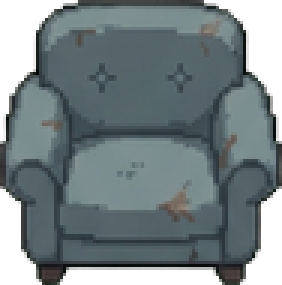
#> input picture assets/art/props/interior/armchair.png, 94 x 95 px, given in place of haemu_tiles.jpg, which was not available (shown 3 times larger)
$ python build_interior.py
#> lines starting #> are read from the running program, lines starting #| are printed output that depends on the picture
"""실내 타일·가구 정리 도구 – 해무 톤 (Gemini 초록 배경 시트 → Godot용 PNG).

사용: python3 tools/sprite_cleanup/build_interior.py
  입력: tools/sprite_cleanup/src/map/haemu_tiles.jpg       바닥·벽 타일 시트 (4×4, 한 칸 = 타일 2×2)
        tools/sprite_cleanup/src/map/haemu_props_room.jpg  병실 공통 가구·문·창
        tools/sprite_cleanup/src/map/legacy_props/          아직 해무 톤으로 다시 받지 않은 가구 (색만 해무 톤으로 바꿔 씀)
  출력: assets/art/tiles/interior.png (64px 타일 아틀라스)
        assets/art/props/interior/<이름>.png + props.json

이전(따뜻한 갈색) 버전 도구는 build_interior_warm_old.py 로 남겨 둠.
"""
import json
import sys
from pathlib import Path

import numpy as np
from PIL import Image, ImageEnhance
from scipy import ndimage as ndi

sys.path.insert(0, str(Path(__file__).parent))
from clean_chroma import hq_resize, hq_resize_xy  # noqa: E402

ROOT = Path(__file__).resolve().parents[2]
SRC = Path(__file__).parent / "src" / "map"
OUT_TILES = ROOT / "assets/art/tiles"
OUT_PROPS = ROOT / "assets/art/props/interior"
T = 64
ATLAS = (12, 9)

# ── 타일 시트: 칸 [x0, y0, x1, y1] (원본 2048px) → 아틀라스 위치(타일 단위), 2×2 블록 ──
TILE_SRC = "haemu_tiles.jpg"
FLOOR_BLOCKS = {
    "wood_a": ((25, 25, 508, 508), (0, 0)),
    "wood_b": ((529, 25, 1013, 508), (2, 0)),
    "gray_tile": ((1035, 529, 1519, 1013), (4, 0)),      # 주방·투약실
    "bath_hex": ((1540, 24, 2024, 508), (6, 0)),        # 욕실
    "floral": ((1034, 24, 1519, 508), (8, 2)),          # 복도
    "lobby": ((25, 529, 508, 1013), (0, 2)),
    "dining": ((529, 529, 1014, 1014), (2, 2)),
}
RUG = (1541, 529, 2023, 1013)                           # 러그는 이어지지 않는 한 장 그림 → 가구로
WALL_TOP_CELL = (24, 1035, 507, 1519)                   # 몰딩 + 회벽
WALL_BOTTOM_CELL = (1035, 1035, 1519, 1519)             # 회벽 + 판벽
WALL_TOP_V = (24, 1542, 507, 2027)                      # 세로 벽 윗면
WALL_TOP_H = (529, 1542, 1013, 2027)                    # 가로 벽 윗면
WALL_AT = (4, 2)
WALL_AUTO_AT = (6, 5)   # 벽 윗면 16종. 번호 = 위1 + 오른쪽2 + 아래4 + 왼쪽8 (그쪽도 벽 윗면이면 켜짐)

# ── 가구 시트 (원본 1792×2400): 이름 → 상자, 배율 규칙 ──
PROP_SRC = "haemu_props_room.jpg"
K = 128 / 406           # 침대 폭(406px)이 타일 2칸이 되는 배율
PROPS = {
    "bed": ((110, 95, 516, 774), K),
    "nightstand": ((699, 147, 892, 378), K),
    "window": ((1110, 100, 1630, 505), K),
    "vase_table": ((693, 476, 913, 823), K),        # 꽃 꽂힌 원탁
    "table_small": ((1055, 554, 1276, 822), K),     # 빈 꽃병 원탁
    "chair": ((1450, 512, 1645, 836), K),
    "suitcase": ((150, 924, 421, 1189), K),
    "wardrobe": ((581, 882, 912, 1303), K),
    "armchair": ((1026, 916, 1325, 1218), K),
    "plant": ((1461, 947, 1652, 1204), K),
    "door": ((123, 1450, 413, 1932), ("h", 184)),
    "exit_door": ((1077, 1362, 1658, 1973), ("h", 184)),
    "frame_photo": ((1044, 2099, 1264, 2302), 0.26),
    "frame_empty": ((1474, 2099, 1692, 2302), 0.26),
}
# 2차 가구 시트들: (원본 파일, 상자, 맞출 크기 ("w"|"h", px), 조각 모두 유지?)
PROPS2 = {
    # 원장실·투약실·로비·철문 (haemu_props_office.jpg)
    "director_desk": ("haemu_props_office.jpg", (59, 61, 700, 624), ("w", 192)),
    "bookshelf": ("haemu_props_office.jpg", (759, 61, 1186, 624), ("w", 128)),
    "certificate": ("haemu_props_office.jpg", (1546, 178, 1730, 323), ("w", 48)),
    "certificate_b": ("haemu_props_office.jpg", (1540, 442, 1736, 586), ("w", 48)),
    "med_cabinet": ("haemu_props_office.jpg", (55, 686, 450, 1200), ("w", 128)),
    "clock": ("haemu_props_office.jpg", (1535, 660, 1725, 1200), ("w", 60)),
    "fireplace": ("haemu_props_office.jpg", (867, 720, 1439, 1196), ("w", 192)),
    "med_cart": ("haemu_props_office.jpg", (535, 881, 778, 1199), ("w", 62)),
    "entrance_door": ("haemu_props_office.jpg", (55, 1255, 636, 1808), ("h", 184)),
    "umbrella_stand": ("haemu_props_office.jpg", (716, 1456, 907, 1799), ("w", 52)),
    # 정면으로 다시 받은 것
    "sofa": ("haemu_sofa.jpg", (108, 115, 2445, 1186), ("w", 200)),
    "dining_table": ("haemu_dining_table.jpg", (191, 92, 2030, 1939), ("w", 168)),
    "file_cabinet": ("haemu_file_cabinet.jpg", (216, 191, 1611, 2284), ("w", 62)),
    # 주방·욕실 (haemu_props_kitchen_bath.jpg)
    "kitchen_counter": ("haemu_props_kitchen_bath.jpg", (112, 53, 1680, 569), ("w", 288)),
    "stove": ("haemu_props_kitchen_bath.jpg", (230, 668, 666, 1310), ("w", 112)),
    "cupboard_glass": ("haemu_props_kitchen_bath.jpg", (988, 668, 1606, 1499), ("w", 124)),
    "cupboard": ("haemu_props_kitchen_bath.jpg", (95, 1429, 649, 2293), ("w", 112)),
    "bath_sink": ("haemu_props_kitchen_bath.jpg", (1001, 1622, 1239, 2010), ("w", 56)),
    "bath_mirror": ("haemu_props_kitchen_bath.jpg", (1436, 1648, 1703, 1980), ("w", 52)),
    "toilet": ("haemu_props_kitchen_bath.jpg", (1462, 2022, 1673, 2398), ("w", 48)),
    "bath_mirror_sq": ("haemu_props_kitchen_bath.jpg", (977, 2051, 1267, 2343), ("w", 56)),
    # 공용 화장실: 긴 세면대는 1차 시트, 나머지는 2차 시트 (정면 시점, 변기 몸통 폭 280px → 50px 배율 0.179)
    "stall_divider": ("haemu_props_restroom2.jpg", (502, 127, 585, 947), ("wh", (15, 196))),        # 옆 칸막이 (뒷벽에서 앞으로)
    "stall_divider_paper": ("haemu_props_restroom2.jpg", (813, 127, 944, 947), ("wh", (24, 196))),  # 휴지걸이 달린 것
    "wash_counter": ("haemu_props_restroom.jpg", (834, 1669, 1680, 2264), ("w", 154)),
    "toilet_b": ("haemu_props_restroom2.jpg", (1365, 220, 1645, 787), ("w", 50)),
    "toilet_accessible": ("haemu_props_restroom2.jpg", (114, 1087, 663, 1641), ("w", 98)),
    "towel_dispenser": ("haemu_props_restroom2.jpg", (892, 1149, 1112, 1421), ("w", 39)),
    "trash_bin": ("haemu_props_restroom2.jpg", (1406, 1118, 1610, 1432), ("w", 36)),
    "wide_mirror": ("haemu_props_restroom2.jpg", (861, 1597, 1654, 2021), ("w", 140)),
    # 채린 방·보호자실·빈 병실 (haemu_props_rooms.jpg)
    "chaerin_bed": ("haemu_props_rooms.jpg", (154, 132, 566, 762), ("w", 128)),
    "vanity": ("haemu_props_rooms.jpg", (835, 125, 1213, 777), ("w", 116)),
    "crayon_drawings": ("haemu_props_rooms.jpg", (1368, 134, 1898, 352), ("w", 132), True),
    "scrapbook_table": ("haemu_props_rooms.jpg", (1445, 467, 1837, 714), ("w", 112)),
    "doll_shelf": ("haemu_props_rooms.jpg", (145, 846, 576, 1227), ("w", 120), True),
    "cot": ("haemu_props_rooms.jpg", (805, 861, 1100, 1392), ("w", 96)),
    "cot_empty": ("haemu_props_rooms.jpg", (1163, 861, 1433, 1392), ("w", 90)),
    "camcorder_side": ("haemu_props_rooms.jpg", (1651, 842, 1821, 1212), ("h", 116)),
    "bed_bare": ("haemu_props_rooms.jpg", (1528, 1276, 1904, 1899), ("w", 128)),
    "camcorder": ("haemu_props_rooms.jpg", (150, 1373, 367, 1899), ("h", 116)),
    "covered_furniture": ("haemu_props_rooms.jpg", (1031, 1523, 1448, 1894), ("w", 120)),
    "tape_box": ("haemu_props_rooms.jpg", (415, 1655, 626, 1838), ("w", 54)),
    "suitcase_open": ("haemu_props_rooms.jpg", (692, 1573, 983, 1884), ("w", 88)),
}
LEGACY = ["mirror", "sink", "desk", "door_b"]


# [40 lines left out: functions key, cut, fogify, not called in this run]


def build_tiles():
    img = Image.open(SRC / TILE_SRC).convert("RGB")
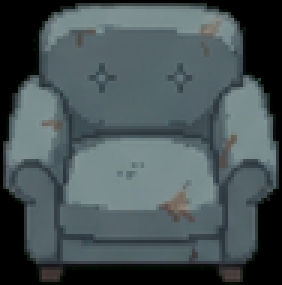
#> img: PIL image 94x95 RGB (shown 3 times larger); mean R, G, B 70.7, 82.3, 85.3

    def cell(box, inset=6, n=2):
        x0, y0, x1, y1 = box
        return img.crop((x0 + inset, y0 + inset, x1 - inset, y1 - inset)).resize((n * T, n * T), Image.LANCZOS)

    atlas = Image.new("RGBA", (ATLAS[0] * T, ATLAS[1] * T), (0, 0, 0, 0))
#> atlas: PIL image 768x576 RGBA; every value is 0
    for box, (ax, ay) in FLOOR_BLOCKS.values():
        atlas.paste(cell(box), (ax * T, ay * T))
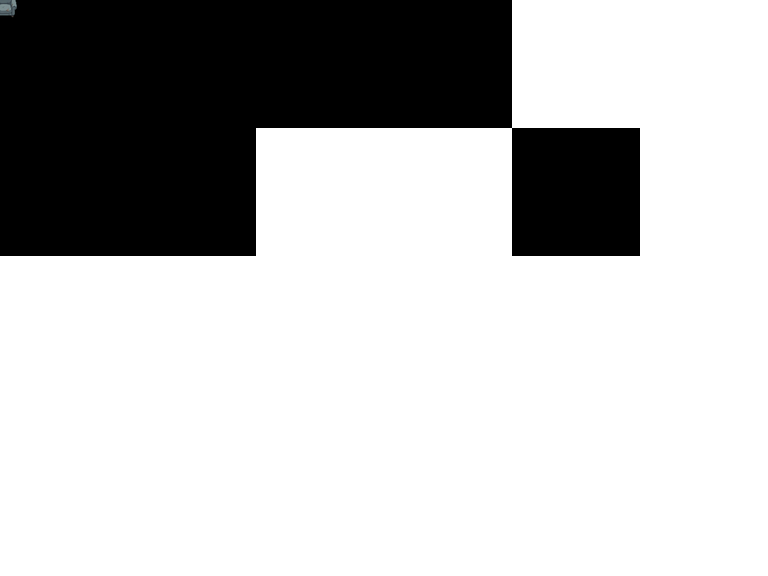
#> atlas: PIL image 768x576 RGBA; mean R, G, B, A 0.1, 0.1, 0.1, 66.1; transparent parts drawn white

    # 벽 앞면 128×192: 몰딩 띠 + 평평한 회벽 + 판벽 띠 (칸 가장자리의 얼룩은 이어 붙이면 이음매가 되므로 회벽은 평평하게)
    top, bottom = cell(WALL_TOP_CELL, inset=8), cell(WALL_BOTTOM_CELL, inset=8)
#> in cell (call 8), `return img.crop((x0 + inset, y0 + inset, x1 - inset, y1 - inset)).resi..`: returned value: PIL image 128x128 RGB; every value is 0

    def lum(im):
        return np.array(im.convert("L")).astype(int)[:, 32:96].mean(1)

    lt, lb = lum(top), lum(bottom)
#> lt = 128 values from 0 to 0; lb = 128 values from 0 to 0
    m = int(np.argmax(lt > 190))                        # 몰딩이 끝나는 줄
#> m = 0
    w0 = int(len(lb) - np.argmax(lb[::-1] > 190))       # 판벽이 시작하는 줄
#> w0 = 128
    plaster = tuple(int(v) for v in np.median(np.array(top.convert("RGBA"))[m + 10:m + 50, 40:88].reshape(-1, 4), 0))
#> plaster = (0, 0, 0, 255)
    strip = Image.new("RGBA", (2 * T, 3 * T), plaster)
    strip.paste(top.crop((0, 0, 2 * T, m)), (0, 0))
    strip.paste(bottom.crop((0, w0, 2 * T, 2 * T)), (0, 3 * T - (2 * T - w0)))
    atlas.paste(strip, (WALL_AT[0] * T, WALL_AT[1] * T))
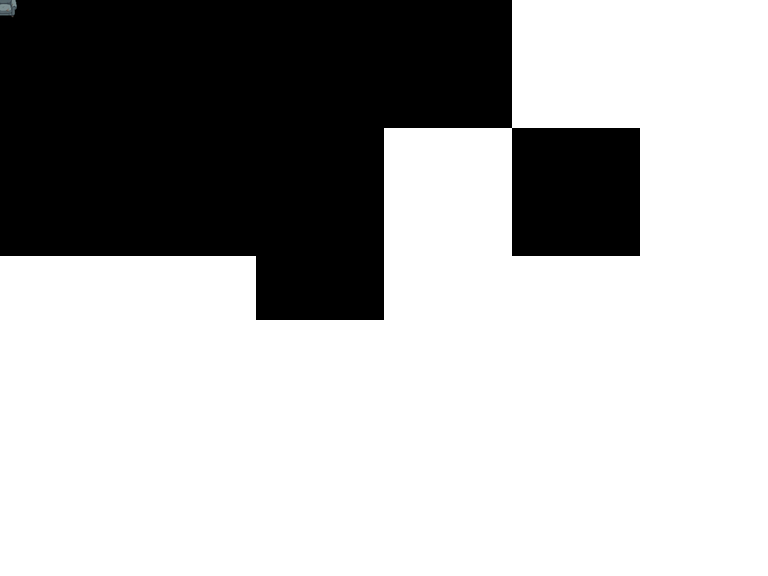
#> atlas: PIL image 768x576 RGBA; mean R, G, B, A 0.1, 0.1, 0.1, 80.3; transparent parts drawn white

    # 벽 윗면: 시트의 세로/가로 벽 칸에서 갈색 띠(테두리 포함)만 잘라 64px로 → 테두리 조각으로 16종 합성
    def band(box, axis):
#> called with box = (24, 1542, 507, 2027), axis = 0
        a = np.array(img.crop(box)).astype(int)
#> a: shape (485, 483, 3) int64; every value is 0
        brown = (a[..., 0] - a[..., 2]) > 4             # 갈색 띠 (옆의 회색 여백은 파란 기가 더 많음)
#> brown: shape (485, 483) bool; every value is 0
        prof = brown.mean(axis)
#> prof = 483 values from 0 to 0
        idx = np.nonzero(prof > 0.6)[0]
#> idx = empty array
#> (the run stopped early here; a loop or call above may not have finished)
